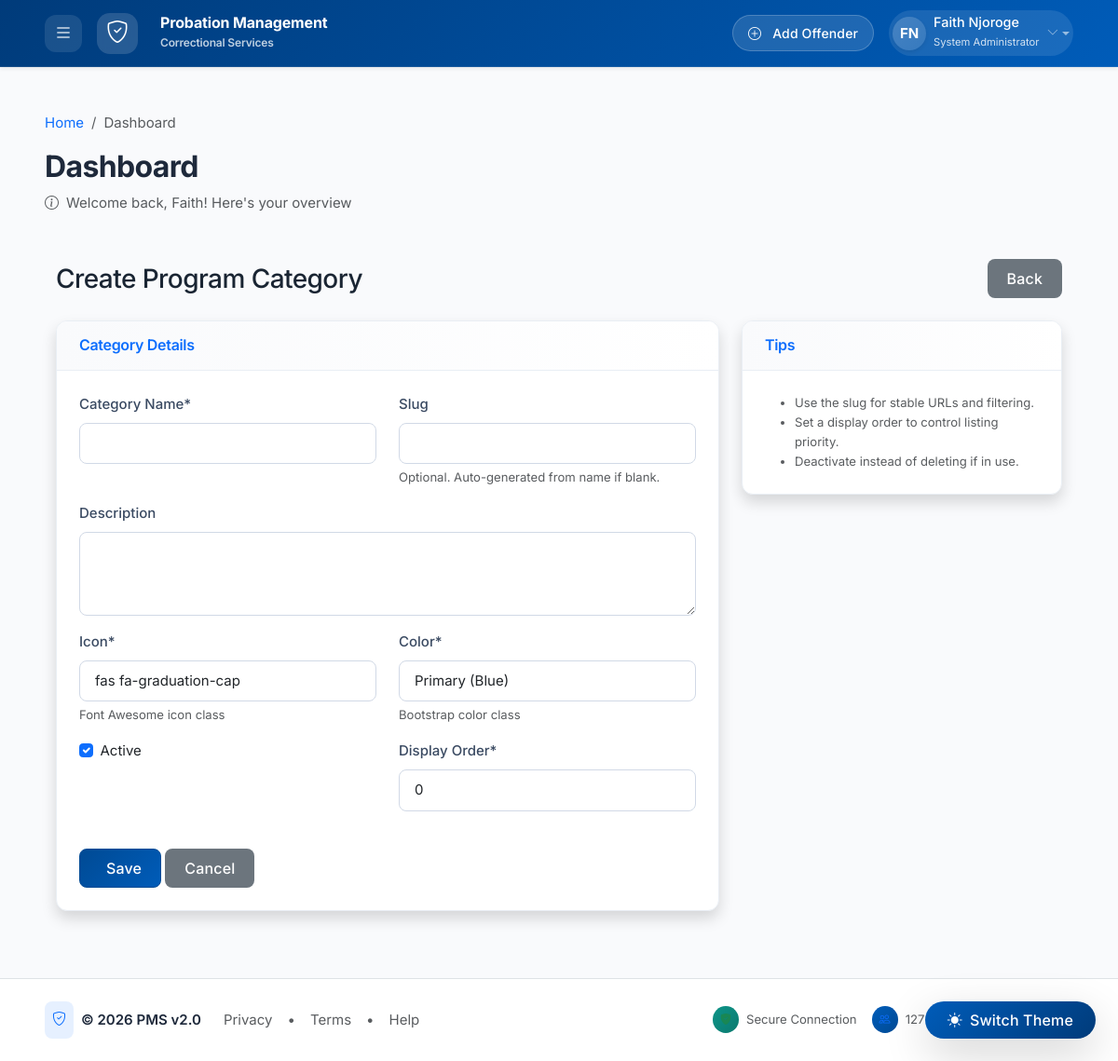
The page /programs/categories/create/ (signed in) on the database its author committed.
### accounts/models.py (models this page shows, shortened)
class User(AbstractUser):
    class Role(models.TextChoices):
        ADMIN = 'admin', _('System Administrator')
        OFFICER = 'officer', _('Probation Officer')
        OFFENDER = 'offender', _('Offender')
        JUDICIARY = 'judiciary', _('Judiciary Staff')
        NGO = 'ngo', _('NGO Staff')
    role = models.CharField(
        max_length=20,
        choices=Role.choices,
        default=Role.OFFICER,
        verbose_name=_('User Role')
    )
    phone = models.CharField(
        max_length=15,
        blank=True,
        verbose_name=_('Phone Number')
    )
    designation = models.CharField(
        max_length=100,
        blank=True,
        verbose_name=_('Designation')
    )
    profile_picture = models.ImageField(
        upload_to='profiles/',
        blank=True,
        null=True,
        verbose_name=_('Profile Picture')
    )
    date_created = models.DateTimeField(
        auto_now_add=True,
        verbose_name=_('Date Created')
    )
    date_updated = models.DateTimeField(
        auto_now=True,
        verbose_name=_('Date Updated')
    )
    class Meta:
        verbose_name = _('User')
        verbose_name_plural = _('Users')
        ordering = ['-date_created']

### programs/views.py (the view, shortened to what this page needs)
# urls.py: path('categories/create/', views.ProgramCategoryCreateView.as_view(), name='category_create'),
@method_decorator(login_required, name='dispatch')
class ProgramCategoryCreateView(CreateView):
    model = ProgramCategory
    form_class = ProgramCategoryForm
    template_name = 'programs/category_form.html'
    success_url = reverse_lazy('programs:category_list')
    def dispatch(self, request, *args, **kwargs):
        if request.user.role != User.Role.ADMIN:
            messages.error(request, 'You do not have permission to access this resource.')
            return redirect('accounts:dashboard')
        return super().dispatch(request, *args, **kwargs)
    def get_context_data(self, **kwargs):
        context = super().get_context_data(**kwargs)
        context['title'] = 'Create Program Category'
        return context

### templates/programs/category_form.html (shortened to what this page needs)
{% extends 'base.html' %}
{% load crispy_forms_tags %}
{% block content %}
<div class="container-fluid">
    <div class="d-sm-flex align-items-center justify-content-between mb-4">
        <h1 class="h3 mb-0 text-gray-800">{{ title }}</h1>
        <a href="{% url 'programs:category_list' %}" class="d-none d-sm-inline-block btn btn-secondary">
            Back
        </a>
    </div>
    <div class="row">
        <div class="col-lg-8">
            <div class="card shadow mb-4">
                <div class="card-header py-3">
                    <h6 class="m-0 font-weight-bold text-primary">Category Details</h6>
                </div>
                <div class="card-body">
                    <form method="post">
                        <div class="row">
                            <div class="col-md-6">
                                {{ form.name|as_crispy_field }}
                            </div>
                            <div class="col-md-6">
                                {{ form.slug|as_crispy_field }}
                            </div>
                        </div>
                        {{ form.description|as_crispy_field }}
                        <div class="row">
                            <div class="col-md-6">
                                {{ form.icon|as_crispy_field }}
                            </div>
                            <div class="col-md-6">
                                {{ form.color|as_crispy_field }}
                            </div>
                        </div>
                        <div class="row">
                            <div class="col-md-6">
                                {{ form.is_active|as_crispy_field }}
                            </div>
                            <div class="col-md-6">
                                {{ form.display_order|as_crispy_field }}
                            </div>
                        </div>
                        <div class="mt-4">
                            <button type="submit" class="btn btn-primary">
                                Save
                            </button>
                            <a href="{% url 'programs:category_list' %}" class="btn btn-secondary">Cancel</a>
                        </div>
                    </form>
                </div>
            </div>
        </div>
        <div class="col-lg-4">
            <div class="card shadow">
                <div class="card-header py-3">
                    <h6 class="m-0 font-weight-bold text-primary">Tips</h6>
                </div>
                <div class="card-body small text-muted">
                    <ul class="mb-0">
                        <li>Use the slug for stable URLs and filtering.</li>
                        <li>Set a display order to control listing priority.</li>
                        <li>Deactivate instead of deleting if in use.</li>
                    </ul>
                </div>
            </div>
        </div>
    </div>
</div>
{% endblock %}

### templates/base.html (shortened to what this page needs)
<!DOCTYPE html>
{% load static %}
<html lang="en" data-bs-theme="auto">
<head>
    <link href="https://cdn.jsdelivr.net/npm/bootstrap@5.3.2/dist/css/bootstrap.min.css" rel="stylesheet">
    <link rel="stylesheet" href="https://cdn.jsdelivr.net/npm/bootstrap-icons@1.11.1/font/bootstrap-icons.css">
    <link rel="stylesheet" href="https://cdn.datatables.net/1.13.6/css/dataTables.bootstrap5.min.css">
    <link rel="stylesheet" href="https://cdn.datatables.net/responsive/2.5.0/css/responsive.bootstrap5.min.css">
    <link href="https://cdn.jsdelivr.net/npm/select2@4.1.0-rc.0/dist/css/select2.min.css" rel="stylesheet">
    <link rel="stylesheet" href="https://cdn.jsdelivr.net/npm/select2-bootstrap-5-theme@1.3.0/dist/select2-bootstrap-5-theme.min.css">
    <link href="https://unpkg.com/aos@2.3.1/dist/aos.css" rel="stylesheet">
    <link rel="stylesheet" href="{% static 'css/style.css' %}">
    <link rel="stylesheet" href="{% static 'css/dashboard.css' %}">
</head>
<body class="d-flex flex-column min-vh-100">
    <div class="theme-toggle position-fixed bottom-0 end-0 m-4 z-3">
        <button class="btn btn-gradient-primary rounded-pill shadow-lg px-4 py-2 d-flex align-items-center gap-2 border-0"
                id="themeToggle"
                title="Toggle theme"
                style="background: linear-gradient(135deg, #005cb9, #003b7a); color: white;">
            <i class="bi bi-circle-half"></i>
            <span class="d-none d-sm-inline fw-medium">Switch Theme</span>
        </button>
    </div>
    <nav class="navbar navbar-dark shadow-sm sticky-top app-navbar"
         style="background: linear-gradient(135deg, #003b7a 0%, #005cb9 100%); min-height: 72px; backdrop-filter: blur(10px);">
        <div class="container-fluid px-4">
            <div class="d-flex align-items-center">
                {% if user.is_authenticated %}
                <button class="btn btn-link text-white p-2 me-3"
                        id="sidebarToggle"
                        title="Toggle menu"
                        style="background: rgba(255,255,255,0.1); border-radius: 12px; width: 40px; height: 40px;"
                        data-bs-toggle="offcanvas"
                        data-bs-target="#appSidebar"
                        aria-controls="appSidebar">
                    <i class="bi bi-list fs-5"></i>
                </button>
                {% endif %}
                <a class="navbar-brand d-flex align-items-center" href="{% url 'dashboard:home' %}">
                    <div class="d-flex align-items-center justify-content-center me-3"
                         style="width: 44px; height: 44px; background: rgba(255,255,255,0.15); border-radius: 14px; backdrop-filter: blur(4px);">
                        <i class="bi bi-shield-check fs-4 text-white"></i>
                    </div>
                    <div class="d-flex flex-column">
                        <span class="fw-bold fs-6 lh-1 mb-1" style="letter-spacing: -0.01em;">Probation Management</span>
                        <span class="small opacity-75" style="font-size: 0.75rem;">Correctional Services</span>
                    </div>
                </a>
            </div>
            <ul class="navbar-nav flex-row align-items-center">
                {% if user.is_authenticated %}
                    <li class="nav-item me-3 d-none d-md-block">
                        <a href="{% url 'offenders:offender_create' %}" class="btn btn-sm text-white px-3"
                           style="background: rgba(255,255,255,0.12); border-radius: 30px; border: 1px solid rgba(255,255,255,0.2); text-decoration: none;">
                            <i class="bi bi-plus-circle me-1"></i> Add Offender
                        </a>
                    </li>
                    <li class="nav-item dropdown">
                        <a class="nav-link dropdown-toggle d-flex align-items-center p-1"
                           href="#"
                           role="button"
                           data-bs-toggle="dropdown"
                           aria-expanded="false"
                           style="background: rgba(255,255,255,0.1); border-radius: 40px; text-decoration: none;">
                            <div class="avatar-circle me-2 shadow-sm"
                                 style="width: 36px; height: 36px; border-radius: 50%; background: linear-gradient(135deg, #ffffff30, #ffffff20); display: flex; align-items: center; justify-content: center; color: white; font-weight: bold;">
                                {{ user.first_name|first|upper }}{{ user.last_name|first|upper }}
                            </div>
                            <div class="d-none d-xl-block text-start me-2">
                                <div class="fw-medium" style="font-size: 0.9rem; line-height: 1.2; color: white;">{{ user.get_full_name|default:user.username }}</div>
                                <small style="font-size: 0.7rem; opacity: 0.9; color: rgba(255,255,255,0.9);">{{ user.get_role_display|default:"User" }}</small>
                            </div>
                            <i class="bi bi-chevron-down text-white-50" style="font-size: 0.8rem;"></i>
                        </a>
                    </li>
                {% endif %}
            </ul>
        </div>
    </nav>
    <div class="container-fluid flex-grow-1 px-0">
        <div class="row g-0">
            <main id="mainContent" class="col-12 px-4 px-xl-5 py-4 py-xl-5">
                <div class="page-header mb-5" data-aos="fade-up" data-aos-duration="500">
                    <div class="d-flex flex-column flex-md-row justify-content-between align-items-start align-items-md-center">
                        <div>
                            <nav aria-label="breadcrumb" class="mb-2">
                                <ol class="breadcrumb">
                                    <li class="breadcrumb-item"><a href="{% url 'dashboard:home' %}" class="text-decoration-none">Home</a></li>
                                    <li class="breadcrumb-item active" aria-current="page">
                                        {% block breadcrumb %}{% block page_title_alt %}Dashboard{% endblock %}{% endblock %}
                                    </li>
                                </ol>
                            </nav>
                            <h1 class="h2 fw-bold mb-2" style="letter-spacing: -0.02em; color: #1e293b;">
                                {% block page_title %}Dashboard{% endblock %}
                            </h1>
                            <p class="text-muted mb-0 d-flex align-items-center">
                                <i class="bi bi-info-circle me-2"></i>
                                {% block page_subtitle %}Welcome back, {{ user.first_name|default:"User" }}! Here's your overview{% endblock %}
                            </p>
                        </div>
                    </div>
                </div>
                <div class="content-wrapper" data-aos="fade-up" data-aos-delay="150">
                    {% block content %}{% endblock %}
                </div>
            </main>
        </div>
    </div>
    <footer class="footer mt-auto py-4 bg-white border-top">
        <div class="container-fluid px-4 px-xl-5">
            <div class="row align-items-center g-3">
                <div class="col-md-6">
                    <div class="d-flex flex-wrap align-items-center">
                        <div class="d-flex align-items-center me-4">
                            <div class="bg-primary bg-opacity-10 p-2 rounded-3 me-2">
                                <i class="bi bi-shield-check text-primary"></i>
                            </div>
                            <span class="fw-semibold" style="color: #1e293b;">
                                &copy; {% now "Y" %} PMS v2.0
                            </span>
                        </div>
                        <div class="d-flex gap-3">
                            <a href="#" class="text-decoration-none text-muted hover-primary">Privacy</a>
                            <span class="text-muted">•</span>
                            <a href="#" class="text-decoration-none text-muted hover-primary">Terms</a>
                            <span class="text-muted">•</span>
                            <a href="#" class="text-decoration-none text-muted hover-primary">Help</a>
                        </div>
                    </div>
                </div>
                <div class="col-md-6">
                    <div class="d-flex flex-wrap justify-content-md-end align-items-center gap-3">
                        <span class="text-muted small d-flex align-items-center">
                            <span class="badge bg-success bg-opacity-10 text-success p-2 me-2 rounded-circle">
                                <i class="bi bi-shield-fill-check"></i>
                            </span>
                            <span>Secure Connection</span>
                        </span>
                        <span class="text-muted small d-flex align-items-center">
                            <span class="badge bg-primary bg-opacity-10 text-primary p-2 me-2 rounded-circle">
                                <i class="bi bi-people"></i>
                            </span>
                            <span id="activeUsersCount">{{ request.session.active_users|default:"127" }} Active</span>
                        </span>
                        <span class="text-muted small d-flex align-items-center">
                            <span class="badge bg-info bg-opacity-10 text-info p-2 me-2 rounded-circle">
                                <i class="bi bi-clock"></i>
                            </span>
                            <span id="currentTime">{% now "H:i" %} UTC</span>
                        </span>
                    </div>
                </div>
            </div>
        </div>
    </footer>
    <div class="toast-container position-fixed bottom-0 end-0 p-4" id="toastContainer" style="z-index: 9999;"></div>
</body>
</html>

### rows shown on the page
User: first_name|first "F", last_name|first "N", get_full_name "Faith Njoroge", role "System Administrator", first_name "Faith"

### other values the page prints
{{ title }} "Create Program Category"
{{ request.session.active_users|default:"127" }} "127"
